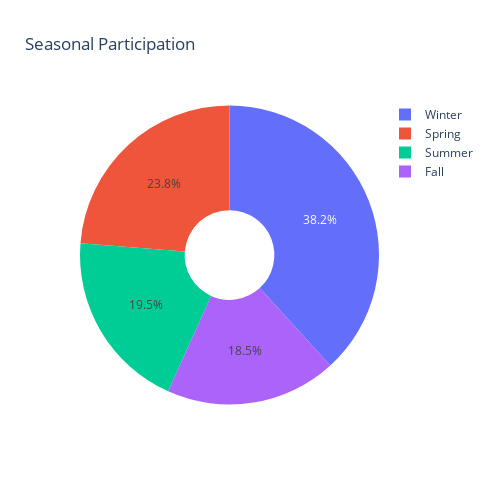

Source (notebook cell):
### Code cell
# Since plotly is more interactive using px rather than matplot
px.pie(seasonal_full , names = seasonal_full.index, values = seasonal_full.values, title = "Seasonal Participation", hole = .3, width = 490, height = 490)

### Figure 1 — Plotly figure (JSON) as saved in the notebook; plotly's stock layout.template omitted (floating-point values rounded to 4 significant figures)
{"data": [{"domain": {"x": [0, 1], "y": [0, 1]}, "hole": 0.3, "hovertemplate": "Seasons=%{label}<br>value=%{value}<extra></extra>", "labels": ["Winter", "Spring", "Summer", "Fall"], "legendgroup": "", "name": "", "showlegend": true, "type": "pie", "values": [2716202, 1687872, 1387096, 1315222]}], "layout": {"height": 490, "legend": {"tracegroupgap": 0}, "title": {"text": "Seasonal Participation"}, "width": 490}}
